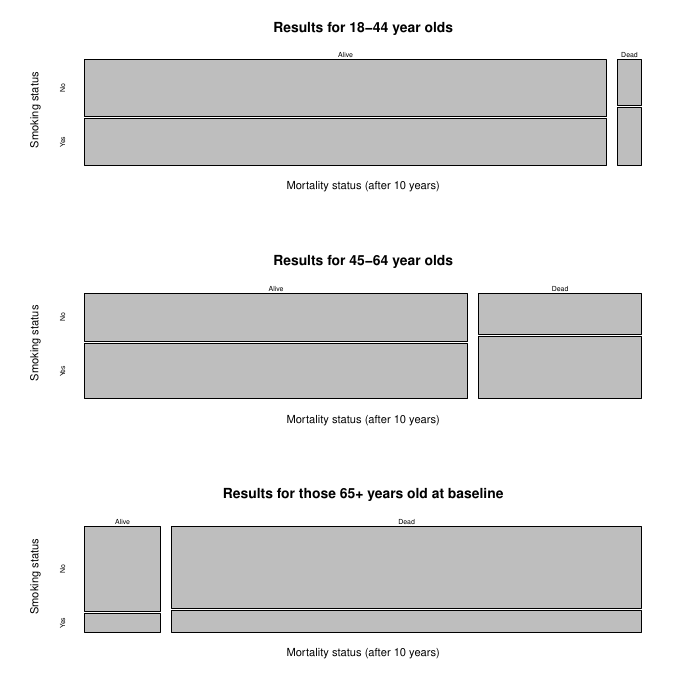

The script that saved this image:
require(mosaic)
require(mosaicData)
Whickham <- mutate(Whickham,
                   agegrp = cut(age, breaks=c(1, 44, 64, 100), labels=c("18-44", "45-64", "65+")))

pdf("Whickham.pdf")
par(mfrow=c(3, 1))
Whickham <- mutate(Whickham,
                   agegrp = cut(age, breaks=c(1, 44, 64, 100), labels=c("18-44", "45-64", "65+")))
mosaicplot(tally(~ outcome + smoker, data=filter(Whickham, agegrp=="18-44")),
           ylab="Smoking status", xlab="Mortality status (after 10 years)",
           main="Results for 18-44 year olds")
mosaicplot(tally(~ outcome + smoker, data=filter(Whickham, agegrp=="45-64")),
           ylab="Smoking status", xlab="Mortality status (after 10 years)",
           main="Results for 45-64 year olds")
mosaicplot(tally(~ outcome + smoker, data=filter(Whickham, agegrp=="65+")),
           ylab="Smoking status", xlab="Mortality status (after 10 years)",
           main="Results for those 65+ years old at baseline")
dev.off()
